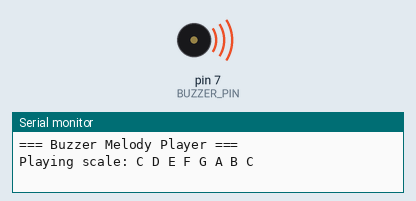
This sketch was run on a simulated Arduino Uno, built with avr-gcc and run on an emulated ATmega328P. On the bench: buzzer (waves = sounding), the last lines printed to the serial monitor.

Above: at 0.1 s.
At 26.0 s:
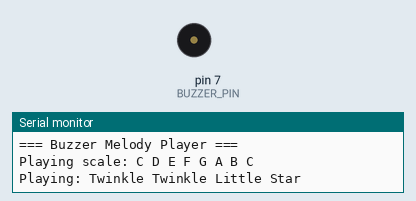
Timing chart, 0 to 27.5 s (numbered marks = the images above):
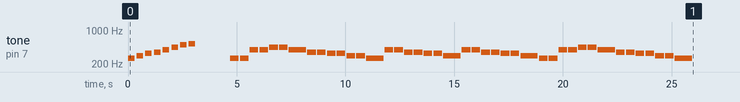

The sketch:

05_buzzer_melody.ino
```cpp
// InnoBees STEM Lab - Buzzer Melody Player
// Passive buzzer on D7
// Plays a scale and then "Twinkle Twinkle Little Star"

const int BUZZER_PIN = 7;

// Note frequencies (Hz)
#define NOTE_C4 262
#define NOTE_D4 294
#define NOTE_E4 330
#define NOTE_F4 349
#define NOTE_G4 392
#define NOTE_A4 440
#define NOTE_B4 494
#define NOTE_C5 523

// Twinkle Twinkle Little Star melody
int melody[] = {
  NOTE_C4, NOTE_C4, NOTE_G4, NOTE_G4, NOTE_A4, NOTE_A4, NOTE_G4,
  NOTE_F4, NOTE_F4, NOTE_E4, NOTE_E4, NOTE_D4, NOTE_D4, NOTE_C4,
  NOTE_G4, NOTE_G4, NOTE_F4, NOTE_F4, NOTE_E4, NOTE_E4, NOTE_D4,
  NOTE_G4, NOTE_G4, NOTE_F4, NOTE_F4, NOTE_E4, NOTE_E4, NOTE_D4,
  NOTE_C4, NOTE_C4, NOTE_G4, NOTE_G4, NOTE_A4, NOTE_A4, NOTE_G4,
  NOTE_F4, NOTE_F4, NOTE_E4, NOTE_E4, NOTE_D4, NOTE_D4, NOTE_C4
};

int durations[] = {
  400, 400, 400, 400, 400, 400, 800,
  400, 400, 400, 400, 400, 400, 800,
  400, 400, 400, 400, 400, 400, 800,
  400, 400, 400, 400, 400, 400, 800,
  400, 400, 400, 400, 400, 400, 800,
  400, 400, 400, 400, 400, 400, 800
};

int numNotes = 42;

void playScale() {
  Serial.println("Playing scale: C D E F G A B C");
  int scale[] = {NOTE_C4, NOTE_D4, NOTE_E4, NOTE_F4,
                 NOTE_G4, NOTE_A4, NOTE_B4, NOTE_C5};
  for (int i = 0; i < 8; i++) {
    tone(BUZZER_PIN, scale[i], 300);
    delay(400);
  }
  noTone(BUZZER_PIN);
  delay(500);
}

void playMelody() {
  Serial.println("Playing: Twinkle Twinkle Little Star");
  for (int i = 0; i < numNotes; i++) {
    tone(BUZZER_PIN, melody[i], durations[i]);
    delay(durations[i] + 50);
  }
  noTone(BUZZER_PIN);
}

void setup() {
  Serial.begin(9600);
  Serial.println("=== Buzzer Melody Player ===");

  playScale();
  delay(1000);
  playMelody();

  Serial.println("Done! Reset to play again.");
}

void loop() {
  // nothing - plays once in setup
}
```
